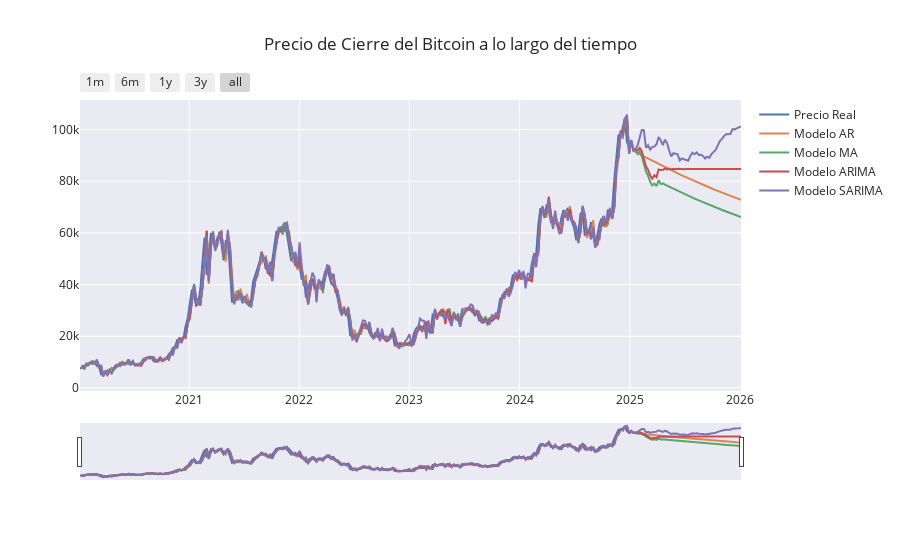

Source (notebook cell):
### Markdown cell above
## Pronóstico

### Code cell
from plotly import tools
from plotly.offline import iplot
import plotly.graph_objs as go

# weekly_data.reset_index(inplace=True)

trace1 = go.Scatter(
    x = weekly_data.index,
    y = weekly_data["close"].astype(float),
    mode = "lines",
    name = "Precio Real"
)

trace2 = go.Scatter(
    x = pred_ar.index,
    y = pred_ar.astype(float),
    mode = "lines",
    name = "Modelo AR"
)

trace3 = go.Scatter(
    x = pred_ma.index,
    y = pred_ma.astype(float),
    mode = "lines",
    name = "Modelo MA"
)

trace5 = go.Scatter(
    x = pred_arima.index,
    y = pred_arima.astype(float),
    mode = "lines",
    name = "Modelo ARIMA"
)

trace6 = go.Scatter(
    x = pred_sarima.index,
    y = pred_sarima.astype(float),
    mode = "lines",
    name = "Modelo SARIMA"
)

layout = dict(
    title="Precio de Cierre del Bitcoin a lo largo del tiempo",
    xaxis=dict(
        rangeselector=dict(
            buttons=list([
                dict(count=1,
                     label="1m",
                     step="month",
                     stepmode="backward"),
                dict(count=6,
                     label="6m",
                     step="month",
                     stepmode="backward"),
                dict(count=12,
                     label="1y",
                     step="month",
                     stepmode="backward"),
                dict(count=36,
                     label="3y",
                     step="month",
                     stepmode="backward"),
                dict(step="all")
            ])
        ),
        rangeslider=dict(
            visible = True
        ),
        type="date"
    ),
    template="seaborn"
)
plots = [trace1, trace2, trace3, trace5, trace6]

fig = dict(data=plots, layout=layout)
iplot(fig, filename = "Time Series with Rangeslider")

### Figure 1 — Plotly figure (JSON) as saved in the notebook; plotly's stock layout.template omitted (floating-point values rounded to 4 significant figures; data arrays with more than 128 entries replaced by an {"elided": "..."} marker saying what was removed)
{"data": [{"mode": "lines", "name": "Precio Real", "type": "scatter", "x": {"elided": "262 str values"}, "y": {"elided": "262 float values"}}, {"mode": "lines", "name": "Modelo AR", "type": "scatter", "x": {"elided": "313 str values"}, "y": {"elided": "313 float values"}}, {"mode": "lines", "name": "Modelo MA", "type": "scatter", "x": {"elided": "313 str values"}, "y": {"elided": "313 float values"}}, {"mode": "lines", "name": "Modelo ARIMA", "type": "scatter", "x": {"elided": "313 str values"}, "y": {"elided": "313 float values"}}, {"mode": "lines", "name": "Modelo SARIMA", "type": "scatter", "x": {"elided": "313 str values"}, "y": {"elided": "313 float values"}}], "layout": {"title": {"text": "Precio de Cierre del Bitcoin a lo largo del tiempo"}, "xaxis": {"rangeselector": {"buttons": [{"count": 1, "label": "1m", "step": "month", "stepmode": "backward"}, {"count": 6, "label": "6m", "step": "month", "stepmode": "backward"}, {"count": 12, "label": "1y", "step": "month", "stepmode": "backward"}, {"count": 36, "label": "3y", "step": "month", "stepmode": "backward"}, {"step": "all"}]}, "rangeslider": {"visible": true}, "type": "date"}}}
